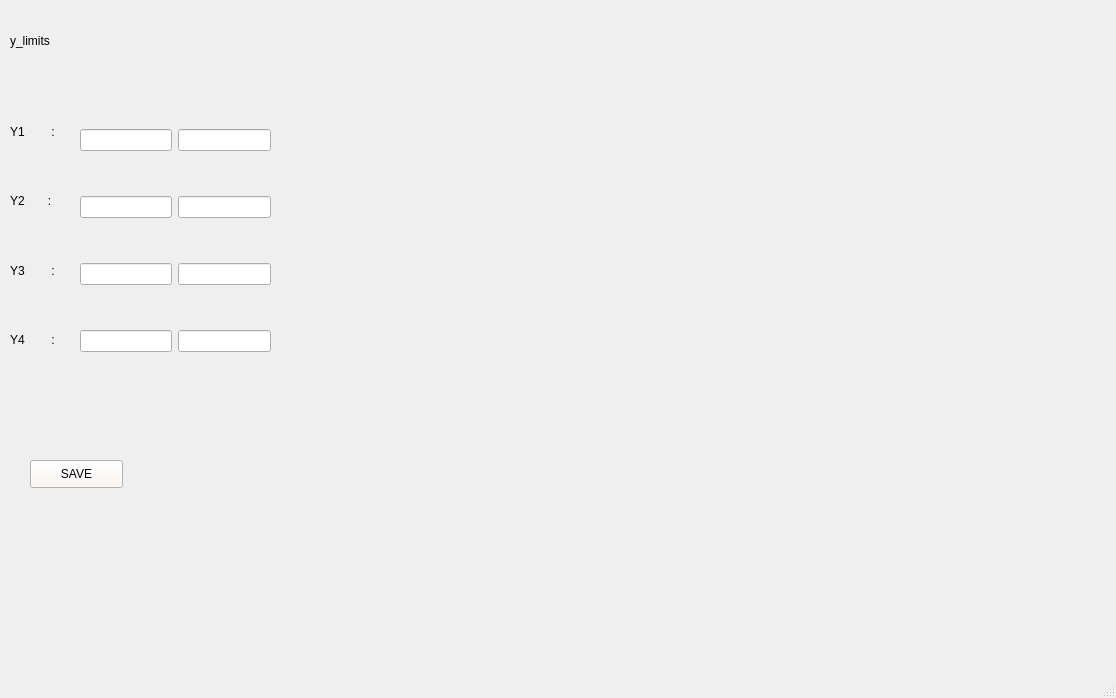
<?xml version="1.0" encoding="UTF-8"?>
<ui version="4.0">
 <class>MainWindow</class>
 <widget class="QMainWindow" name="MainWindow">
  <property name="geometry">
   <rect>
    <x>0</x>
    <y>0</y>
    <width>1116</width>
    <height>698</height>
   </rect>
  </property>
  <property name="windowTitle">
   <string>MainWindow</string>
  </property>
  <widget class="QWidget" name="centralwidget">
   <widget class="QLabel" name="label">
    <property name="geometry">
     <rect>
      <x>10</x>
      <y>20</y>
      <width>91</width>
      <height>41</height>
     </rect>
    </property>
    <property name="text">
     <string>y_limits</string>
    </property>
   </widget>
   <widget class="QPushButton" name="pushButton">
    <property name="geometry">
     <rect>
      <x>30</x>
      <y>460</y>
      <width>93</width>
      <height>28</height>
     </rect>
    </property>
    <property name="styleSheet">
     <string notr="true">background-color: rgb(7, 117, 127);
background-color: rgb(255, 244, 244);</string>
    </property>
    <property name="text">
     <string>SAVE</string>
    </property>
   </widget>
   <widget class="QWidget" name="">
    <property name="geometry">
     <rect>
      <x>80</x>
      <y>90</y>
      <width>191</width>
      <height>301</height>
     </rect>
    </property>
    <layout class="QGridLayout" name="gridLayout">
     <item row="0" column="0">
      <widget class="QLineEdit" name="lineEdit"/>
     </item>
     <item row="0" column="1">
      <widget class="QLineEdit" name="lineEdit_5"/>
     </item>
     <item row="1" column="0">
      <widget class="QLineEdit" name="lineEdit_2"/>
     </item>
     <item row="1" column="1">
      <widget class="QLineEdit" name="lineEdit_6"/>
     </item>
     <item row="2" column="0">
      <widget class="QLineEdit" name="lineEdit_3"/>
     </item>
     <item row="2" column="1">
      <widget class="QLineEdit" name="lineEdit_7"/>
     </item>
     <item row="3" column="0">
      <widget class="QLineEdit" name="lineEdit_4"/>
     </item>
     <item row="3" column="1">
      <widget class="QLineEdit" name="lineEdit_8"/>
     </item>
    </layout>
   </widget>
   <widget class="QWidget" name="">
    <property name="geometry">
     <rect>
      <x>10</x>
      <y>100</y>
      <width>51</width>
      <height>271</height>
     </rect>
    </property>
    <layout class="QGridLayout" name="gridLayout_2">
     <item row="0" column="0">
      <widget class="QLabel" name="label_2">
       <property name="text">
        <string>Y1        :</string>
       </property>
      </widget>
     </item>
     <item row="1" column="0">
      <widget class="QLabel" name="label_3">
       <property name="text">
        <string>Y2       :</string>
       </property>
      </widget>
     </item>
     <item row="2" column="0">
      <widget class="QLabel" name="label_4">
       <property name="text">
        <string>Y3        :</string>
       </property>
      </widget>
     </item>
     <item row="3" column="0">
      <widget class="QLabel" name="label_5">
       <property name="text">
        <string>Y4        :</string>
       </property>
      </widget>
     </item>
    </layout>
   </widget>
  </widget>
  <widget class="QMenuBar" name="menubar">
   <property name="geometry">
    <rect>
     <x>0</x>
     <y>0</y>
     <width>1116</width>
     <height>26</height>
    </rect>
   </property>
  </widget>
  <widget class="QStatusBar" name="statusbar"/>
 </widget>
 <resources/>
 <connections/>
</ui>
